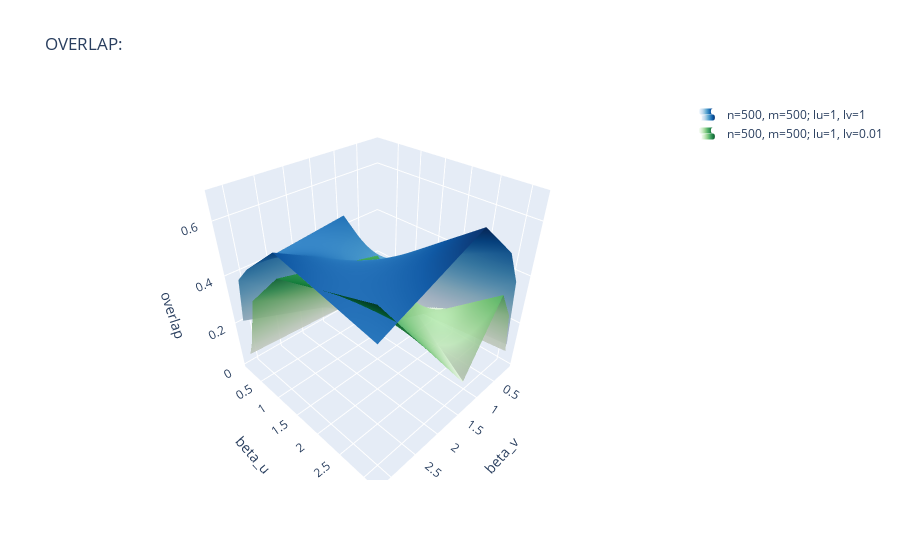

Notebook source saved alongside this figure:
### Code cell
######################### 3D PLOT BOTH CONFIG

x, y = np.meshgrid(list_value_2,list_value_1)
overlap_mean=overlap_at_final_iteration.mean(axis=1).mean(axis=1)
overlap_mean=overlap_mean.reshape(len(list_value_1),len(list_value_2))

overlap_mean_2=overlap_at_final_iteration_2.mean(axis=1).mean(axis=1)
overlap_mean_2=overlap_mean_2.reshape(len(list_value_1),len(list_value_2))

fig = go.Figure(data=[
    go.Surface(name=f"n={name_n_1}, m={name_m_1}; lu={lambda_u_val_1}, lv={lambda_v_val_1}",
               z=overlap_mean,x=list_value_1, y=list_value_2,
               colorscale ='Blues', showscale=False, opacity=1),
    go.Surface(name=f"n={name_n_2}, m={name_m_2}; lu={lambda_u_val_2}, lv={lambda_v_val_2}",
               z=overlap_mean_2,x=list_value_1, y=list_value_2,
               colorscale ='Greens', showscale=False, opacity=0.9)])

fig.update_layout(
    title=f"OVERLAP:",
)

fig.update_layout(showlegend=True, scene = dict(
                    xaxis_title=name_value_2,
                    yaxis_title=name_value_1,
                    zaxis_title="overlap"))
fig.update_traces(showlegend=True)

fig.show()
path=f"{FILE_PATH}R1_n={name_n_1}_m={name_m_1}_"\
f"Ldiff={lambda_u_val_1/lambda_v_val_1}_"\
f"R2_n={name_n_2}_m={name_m_2}_"\
f"Ldiff={lambda_u_val_2/lambda_v_val_2}_overlap.html"
fig.write_html(path)

### Figure 1 — Plotly figure (JSON) as saved in the notebook; plotly's stock layout.template omitted (floating-point values rounded to 4 significant figures)
{"data": [{"colorscale": [[0, "rgb(247,251,255)"], [0.125, "rgb(222,235,247)"], [0.25, "rgb(198,219,239)"], [0.375, "rgb(158,202,225)"], [0.5, "rgb(107,174,214)"], [0.625, "rgb(66,146,198)"], [0.75, "rgb(33,113,181)"], [0.875, "rgb(8,81,156)"], [1, "rgb(8,48,107)"]], "name": "n=500, m=500; lu=1, lv=1", "opacity": 1, "showlegend": true, "showscale": false, "type": "surface", "x": [0.1, 0.2371, 0.5623, 1.334, 3.162], "y": [0.1, 0.2371, 0.5623, 1.334, 3.162], "z": [[0.1616, 0.01747, 0.007556, 0.06041, 0.2097], [0.1099, 0.05737, 0.08587, 0.05329, 0.3981], [0.0459, 0.0835, 0.1249, 0.5153, 0.4701], [0.05445, 0.02909, 0.3521, 0.3925, 0.6024], [0.09784, 0.3906, 0.5299, 0.6788, 0.5263]]}, {"colorscale": [[0, "rgb(247,252,245)"], [0.125, "rgb(229,245,224)"], [0.25, "rgb(199,233,192)"], [0.375, "rgb(161,217,155)"], [0.5, "rgb(116,196,118)"], [0.625, "rgb(65,171,93)"], [0.75, "rgb(35,139,69)"], [0.875, "rgb(0,109,44)"], [1, "rgb(0,68,27)"]], "name": "n=500, m=500; lu=1, lv=0.01", "opacity": 0.9, "showlegend": true, "showscale": false, "type": "surface", "x": [0.1, 0.2371, 0.5623, 1.334, 3.162], "y": [0.1, 0.2371, 0.5623, 1.334, 3.162], "z": [[0.09114, 0.05961, 0.06774, 0.02751, 0.0502], [0.02218, 0.05724, 0.1096, 0.05452, 0.1213], [0.05585, 0.1222, 0.06409, 0.1448, 0.3502], [0.02051, 0.0789, 0.05299, 0.4229, 0.5173], [0.06574, 0.2502, 0.374, 0.1021, 0.6402]]}], "layout": {"scene": {"xaxis": {"title": {"text": "beta_v"}}, "yaxis": {"title": {"text": "beta_u"}}, "zaxis": {"title": {"text": "overlap"}}}, "showlegend": true, "title": {"text": "OVERLAP:"}}}
